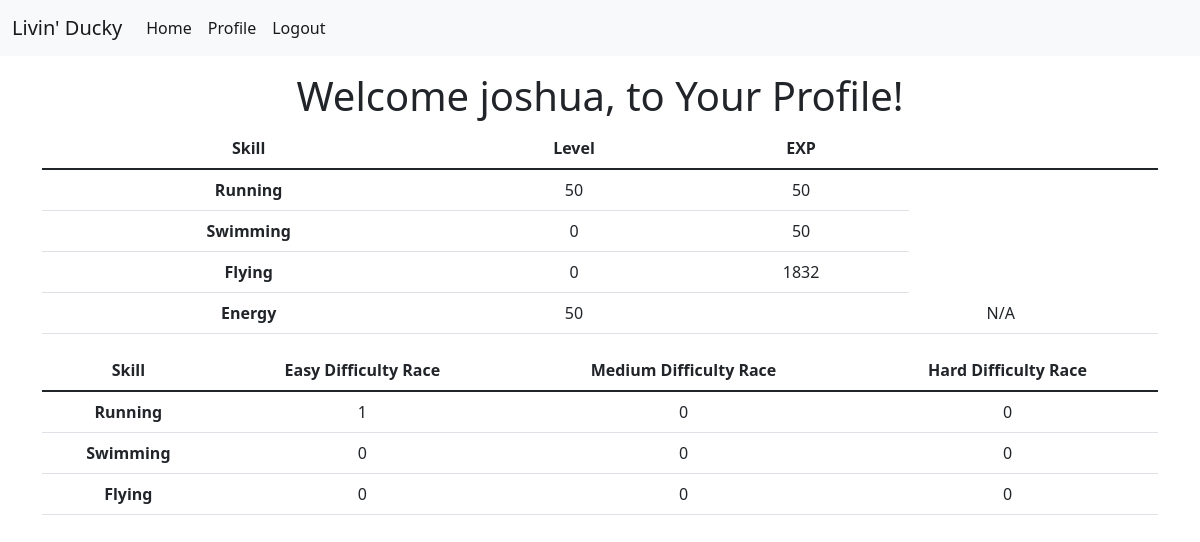
Page /profile (signed in) on the earlier database version.
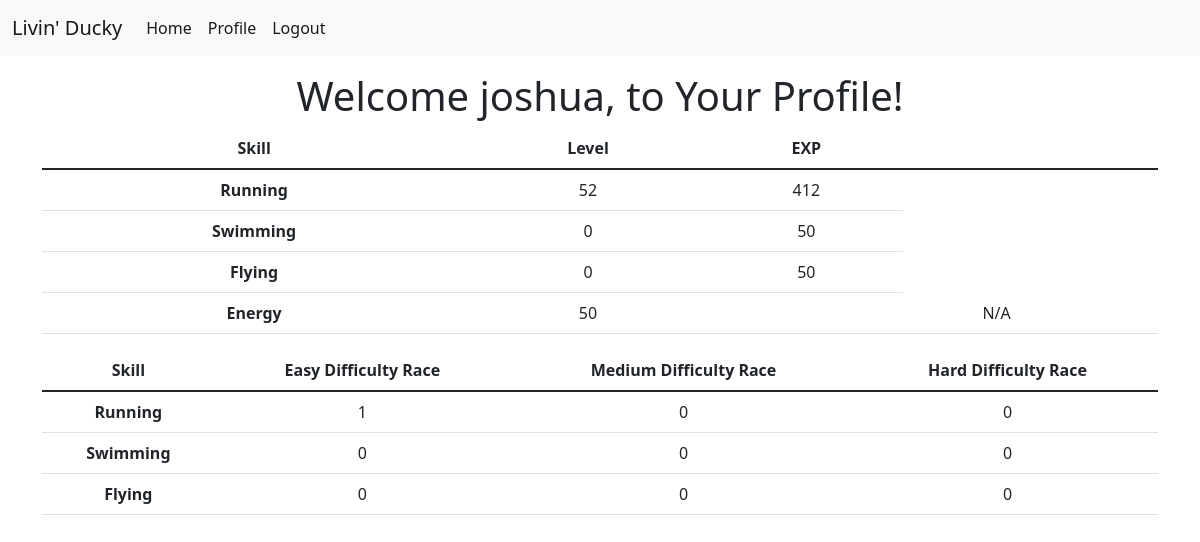
Same page on the later database version.
### tables this page shows
CREATE TABLE ducks(
    username TEXT NOT NULL,
    duckName TEXT NOT NULL,
    runLvl INTEGER,
    swimLvl INTEGER,
    flyLvl INTEGER,
    stamina INTEGER,
    runProg INTEGER,
    swimProg INTEGER,
    flyProg INTEGER,
    run1 INTEGER,
    run2 INTEGER,
    run3 INTEGER,
    swim1 INTEGER,
    swim2 INTEGER,
    swim3 INTEGER,
    fly1 INTEGER,
    fly2 INTEGER,
    fly3 INTEGER,
    cosmetics TEXT NOT NULL);

### __init__.py (the view)
@app.route("/profile", methods=['GET', 'POST'])
def profile():
    if (session.get("username") != None):
        db = sqlite3.connect("users.db")
        c = db.cursor()
        c.execute("SELECT * FROM ducks WHERE username=?", (session.get("username"),))
        profileinfo = c.fetchall()[0]
        return render_template("profile.html", user =session['username'],
        running_level=profileinfo[2], running_progress=profileinfo[6],
        swimming_level=profileinfo[3], swimming_progress=profileinfo[7],
        flying_level=profileinfo[4], flying_progress=profileinfo[8],
        energy=profileinfo[5], energy_progress="N/A",
        running_easy=profileinfo[9], running_med=profileinfo[10], running_hard=profileinfo[11],
        swimming_easy=profileinfo[12], swimming_med=profileinfo[13], swimming_hard=profileinfo[14],
        flying_easy=profileinfo[15], flying_med=profileinfo[16], flying_hard=profileinfo[17])
    else:
        return redirect("/login")

### templates/profile.html (shortened to what this page needs)
{% extends "base.html" %}
{% block body %}
  <br><br><br>
  <h1>Welcome {{user}}, to Your Profile!</h1>
  <div class="container justify-content-center">
    <table class="table">
      <thead>
        <tr>
          <th scope="col">Skill</th>
          <th scope="col">Level</th>
          <th scope="col">EXP</th>
        </tr>
      </thead>
      <tbody>
        <tr>
          <th scope="row">Running</th>
          <td>{{running_level}}</td>
          <td>{{running_progress}}</td>
        </tr>
        <tr>
          <th scope="row">Swimming</th>
          <td>{{swimming_level}}</td>
          <td>{{swimming_progress}}</td>
        </tr>
        <tr>
          <th scope="row">Flying</th>
          <td>{{flying_level}}</td>
          <td>{{flying_progress}}</td>
        </tr>
        <tr>
          <th scope="row">Energy</th>
          <td>{{energy}}<td>
          <td>{{energy_progress}}<td>
        </tr>
      </tbody>
    </table>
    <table class="table">
      <thead>
        <tr>
          <th scope="col">Skill</th>
          <th scope="col">Easy Difficulty Race</th>
          <th scope="col">Medium Difficulty Race</th>
          <th scope="col">Hard Difficulty Race</th>
        </tr>
      </thead>
      <tbody>
        <tr>
          <th scope="row">Running</th>
          <td>{{running_easy}}</td>
          <td>{{running_med}}</td>
          <td>{{running_hard}}</td>
        </tr>
        <tr>
          <th scope="row">Swimming</th>
          <td>{{swimming_easy}}</td>
          <td>{{swimming_med}}</td>
          <td>{{swimming_hard}}</td>
        </tr>
        <tr>
          <th scope="row">Flying</th>
          <td>{{flying_easy}}</td>
          <td>{{flying_med}}</td>
          <td>{{flying_hard}}</td>
        </tr>
      </tbody>
    </table>
  </div>
{% endblock %}

Differences in the rows shown:
changed ducks "joshua": runProg (not shown) → "412"; flyProg "1832" → (not shown)
Other differences:
{{ running_level }}: "50" → "52"
{{ flying_progress }}: (not shown) → "50"
{{ running_progress }}: "50" → (not shown)
